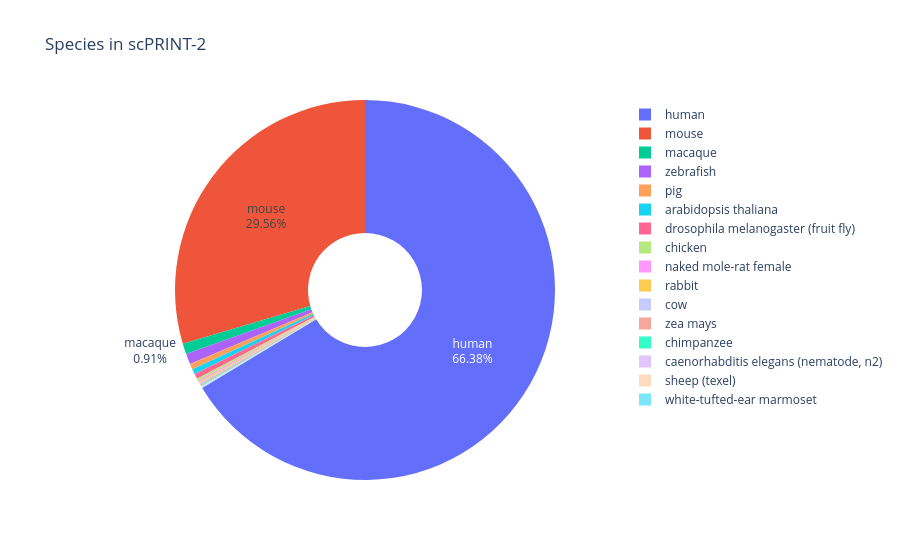

The notebook cell this image was saved under:
### Markdown cell above
With top 3 labels:

### Code cell
labels = list(species.keys())
values = np.array(list(species.values()), dtype=float)

# Create a camembert plot
fig = px.pie(
    names=list(species.keys()),
    values=species.values(),
    title="Species in scPRINT-2",
    hole=0.3,  # for a donut-style camembert
)
# indices des 3 plus grandes parts
top3_idx = set(np.argsort(values)[-3:])

# texte seulement pour top3 (label + %)
custom_text = []
for i, (lab, val) in enumerate(zip(labels, values)):
    if i in top3_idx:
        pct = 100 * val / values.sum()
        custom_text.append(f"{lab}<br>{pct:.2f}%")
    else:
        custom_text.append("")

fig.update_traces(
    text=custom_text,
    texttemplate="%{text}",
    textinfo="none",   # on utilise uniquement le texte custom
)

fig.show()

### Figure 1 — Plotly figure (JSON) as saved in the notebook; plotly's stock layout.template omitted (floating-point values rounded to 4 significant figures)
{"data": [{"domain": {"x": [0.0, 1.0], "y": [0.0, 1.0]}, "hole": 0.3, "hovertemplate": "label=%{label}<br>value=%{value}<extra></extra>", "labels": ["human", "mouse", "macaque", "zebrafish", "pig", "arabidopsis thaliana", "drosophila melanogaster (fruit fly)", "chicken", "naked mole-rat female", "rabbit", "cow", "zea mays", "chimpanzee", "caenorhabditis elegans (nematode, n2)", "sheep (texel)", "white-tufted-ear marmoset"], "legendgroup": "", "name": "", "showlegend": true, "text": ["human<br>66.38%", "mouse<br>29.56%", "macaque<br>0.91%", "", "", "", "", "", "", "", "", "", "", "", "", ""], "textinfo": "none", "texttemplate": "%{text}", "type": "pie", "values": [230724984, 102753838, 3161179, 3117237, 1641179, 1564711, 1564460, 606680, 441042, 417091, 390675, 336166, 293472, 251759, 177871, 115584]}], "layout": {"legend": {"tracegroupgap": 0}, "title": {"text": "Species in scPRINT-2"}}}
